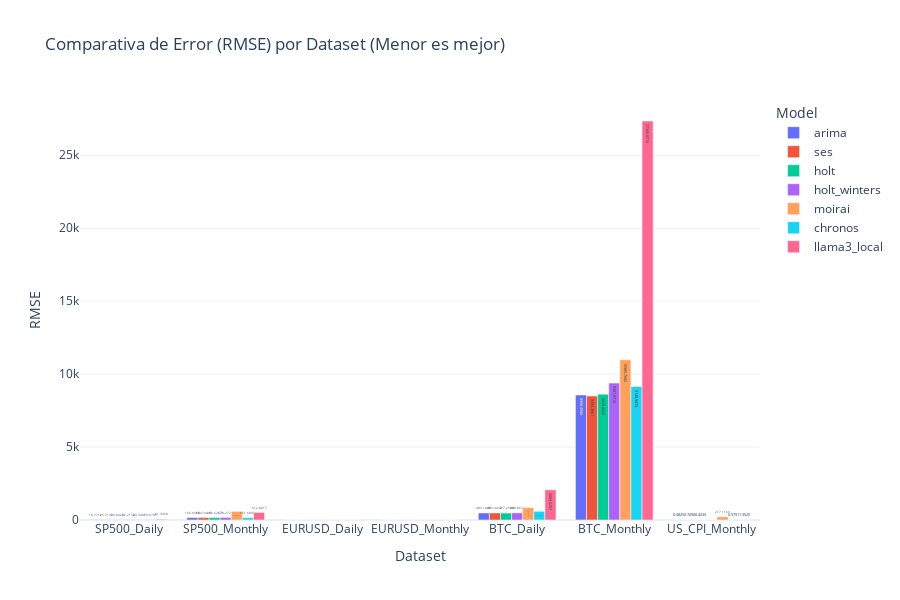
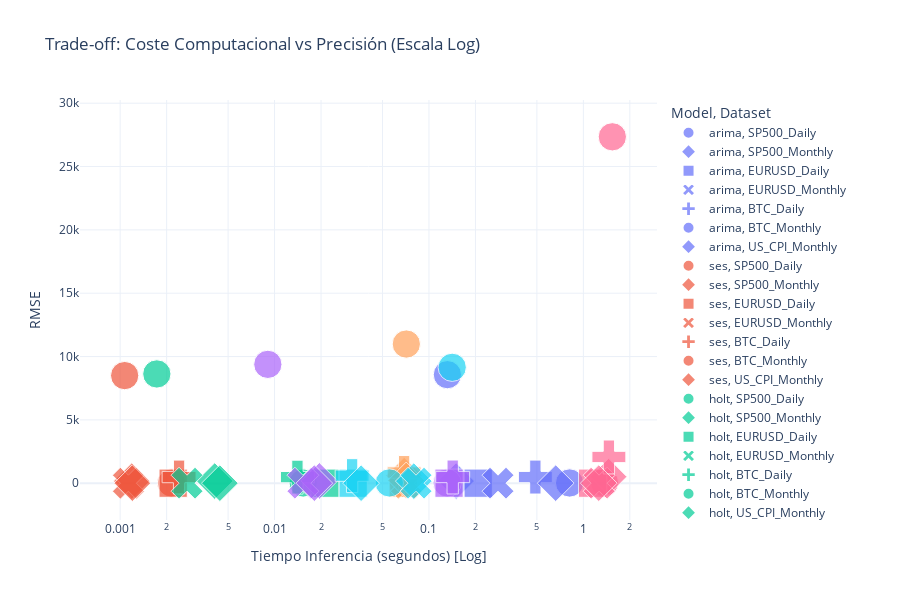
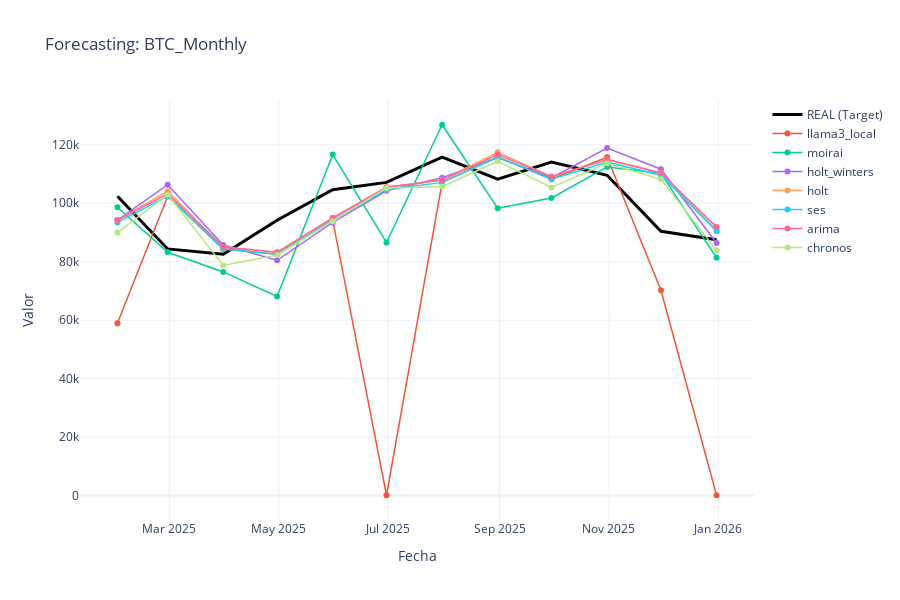
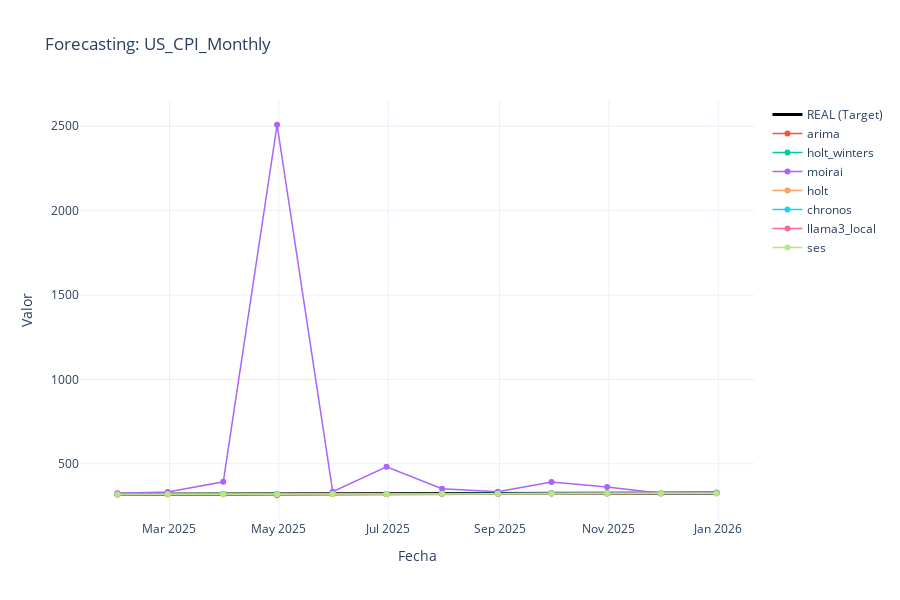

Notebook cell for these charts, in order:
### Code cell
import pandas as pd
import plotly.express as px
import plotly.graph_objects as go
from plotly.subplots import make_subplots
import os

# 1. CARGA DE DATOS
def load_data():
    if not os.path.exists("results/summary_metrics.csv"):
        print("❌ Error: No se encuentran los archivos en la carpeta 'results/'")
        return None, None
    
    summary = pd.read_csv("results/summary_metrics.csv")
    detailed = pd.read_csv("results/detailed_predictions.csv")
    detailed['Date'] = pd.to_datetime(detailed['Date'])
    
    # Ordenar por fecha para que las líneas salgan bien
    detailed = detailed.sort_values('Date')
    
    print("✅ Datos cargados correctamente.")
    return summary, detailed

summary_df, detailed_df = load_data()

# ==========================================
# 2. ANÁLISIS DE ERROR (RMSE)
# ==========================================
if summary_df is not None:
    # Filtramos MOIRAI si distorsiona mucho (opcional, click en la leyenda para ocultar)
    fig_rmse = px.bar(
        summary_df, 
        x='Dataset', 
        y='RMSE', 
        color='Model', 
        barmode='group',
        title='Comparativa de Error (RMSE) por Dataset (Menor es mejor)',
        template='plotly_white',
        text_auto='.4f'
    )
    fig_rmse.update_layout(height=600)
    fig_rmse.show()

# ==========================================
# 3. FRONTERA DE EFICIENCIA (TIEMPO vs ERROR)
# ==========================================
if summary_df is not None:
    fig_eff = px.scatter(
        summary_df, 
        x='inference_time', 
        y='RMSE', 
        color='Model', 
        symbol='Dataset',
        size=[15] * len(summary_df), # Tamaño fijo puntos
        log_x=True, # Escala logarítmica para el tiempo (vital para comparar Arima vs LLM)
        title='Trade-off: Coste Computacional vs Precisión (Escala Log)',
        hover_data=['Dataset', 'Model', 'RMSE', 'inference_time'],
        template='plotly_white'
    )
    # Líneas guía
    fig_eff.update_layout(height=600, xaxis_title="Tiempo Inferencia (segundos) [Log]", yaxis_title="RMSE")
    fig_eff.show()

# ==========================================
# 4. PREDICCIONES VS REALIDAD (Una gráfica por Dataset)
# ==========================================
if detailed_df is not None:
    datasets = detailed_df['Dataset'].unique()
    
    for ds in datasets:
        subset = detailed_df[detailed_df['Dataset'] == ds]
        
        fig = go.Figure()
        
        # 1. Línea Real (Ground Truth)
        # Cogemos los valores únicos de fecha/realidad
        real_data = subset[['Date', 'y_true']].drop_duplicates().sort_values('Date')
        
        fig.add_trace(go.Scatter(
            x=real_data['Date'], 
            y=real_data['y_true'],
            mode='lines',
            name='REAL (Target)',
            line=dict(color='black', width=3)
        ))
        
        # 2. Líneas de Modelos
        models = subset['Model'].unique()
        for model in models:
            model_data = subset[subset['Model'] == model]
            
            # Opcional: Hacer Moirai invisible por defecto si es muy malo
            visible = 'legendonly' if model == 'MOIRAI' else True
            
            fig.add_trace(go.Scatter(
                x=model_data['Date'], 
                y=model_data['y_pred'],
                mode='lines+markers',
                name=model,
                visible=visible,
                line=dict(width=1.5)
            ))
            
        fig.update_layout(
            title=f'Forecasting: {ds}',
            xaxis_title='Fecha',
            yaxis_title='Valor',
            template='plotly_white',
            hovermode="x unified", # Muestra todos los valores al pasar el ratón
            height=600
        )
        fig.show()
